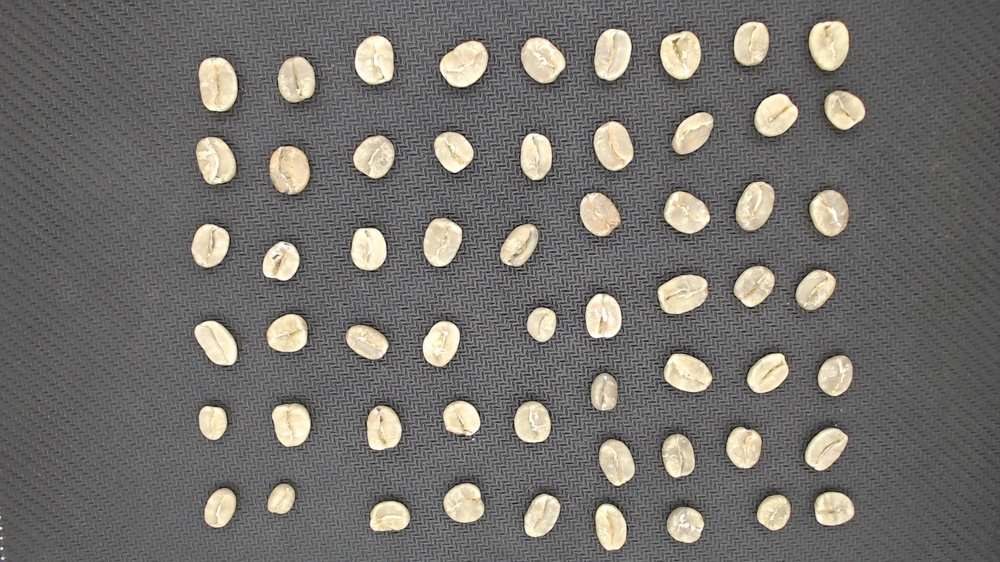
#> input picture images/arabica/JA081.jpg, 1000 x 562 px, shrunk from 1920 x 1080 before the run, found by its file name
$ jupyter execute 01_crop.ipynb
#> lines starting #> are read from the running program, lines starting #| are printed output that depends on the picture
[cell 1]
# IMPORT LIBRARIES
from PIL import Image, ImageDraw, ImageFont
import os

[cell 2]
# IMPORT DATASET
filename = '01-raw/20230117/ARABIKA/JA081.jpg'

[cell 3]
# CROP
def crop(filename):
#> called with filename = '01-raw/20230117/ARABIKA/JA081.jpg'
    im = Image.open(filename)
#> im is the input picture: PIL image 1000x562 RGB; mean R, G, B 114.6, 111.9, 108.3
    w, h = im.size
#> w = 1000; h = 562
    crop = (h, h)
#> crop = (562, 562)
    left = round((im.size[0] - crop[0])/2)
#> left = 219
    top = round((im.size[1] - crop[1])/2)
#> top = 0
    im = im.crop((left, top, crop[0]+left, crop[1] + top))
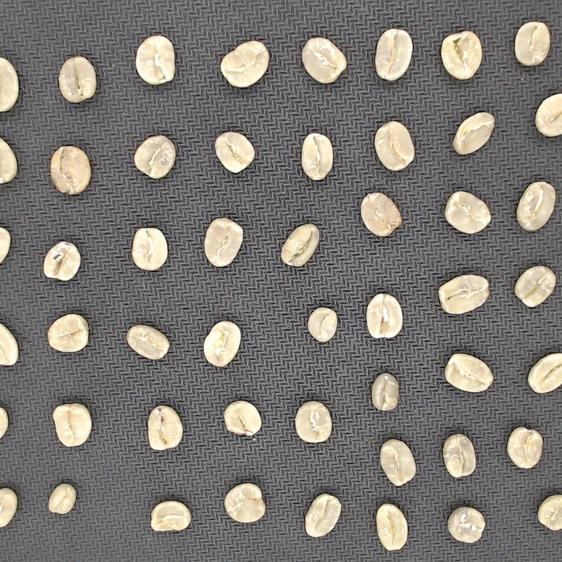
#> im: PIL image 562x562 RGB; mean R, G, B 124.9, 121.3, 116.5

    im.show()

    basename = os.path.basename(filename)
    cropped_filename = os.path.splitext(filename)[0] + '_cropped.png'
    cropped_basename = os.path.basename(cropped_filename)
    cropped_image = im.save(cropped_basename)

    return cropped_image


$ run again, with images/arabica/JA082.jpg copied over images/arabica/JA081.jpg
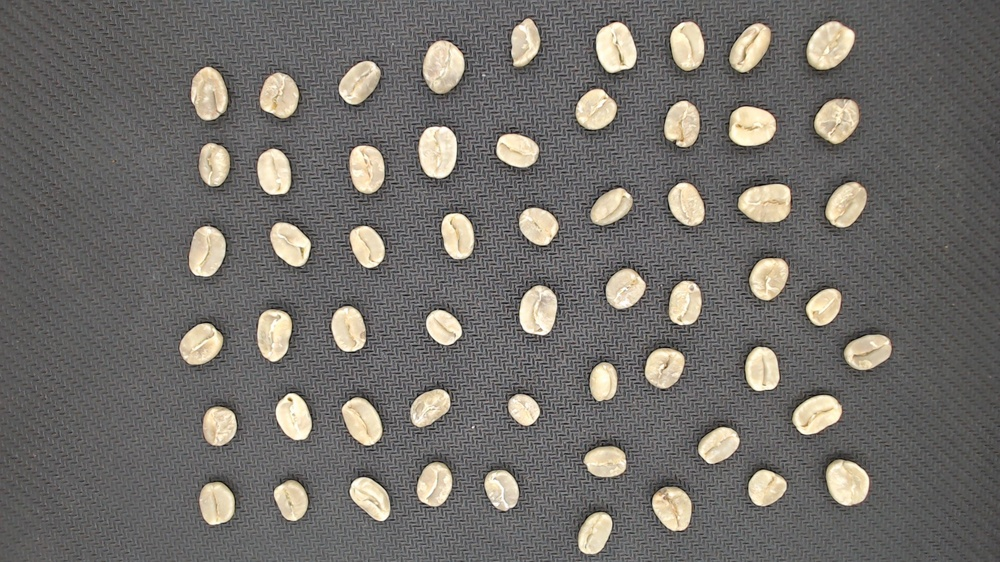
#> input picture images/arabica/JA082.jpg, 1000 x 562 px, shrunk from 1920 x 1080 before the run, found by its file name
#> in crop, im is the input picture: PIL image 1000x562 RGB; mean R, G, B 113.3, 110.2, 106.1
#> in crop, `im = im.crop((left, top, crop[0]+left, crop[1] + top))`:
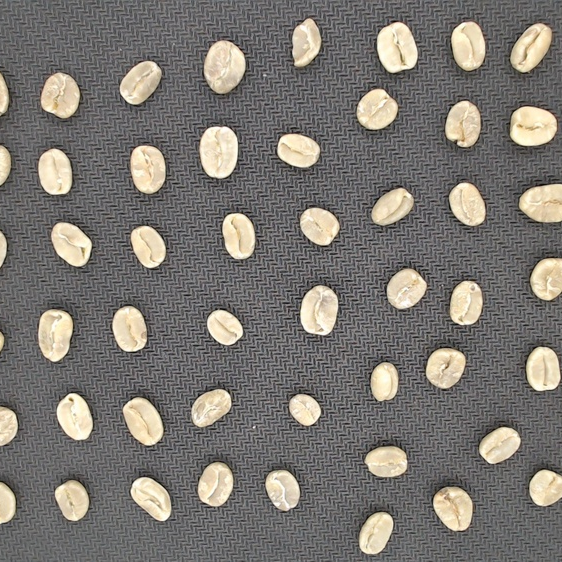
#> im: PIL image 562x562 RGB; mean R, G, B 123, 119.2, 114.1

$ run again, with images/arabica/JA083.jpg copied over images/arabica/JA081.jpg
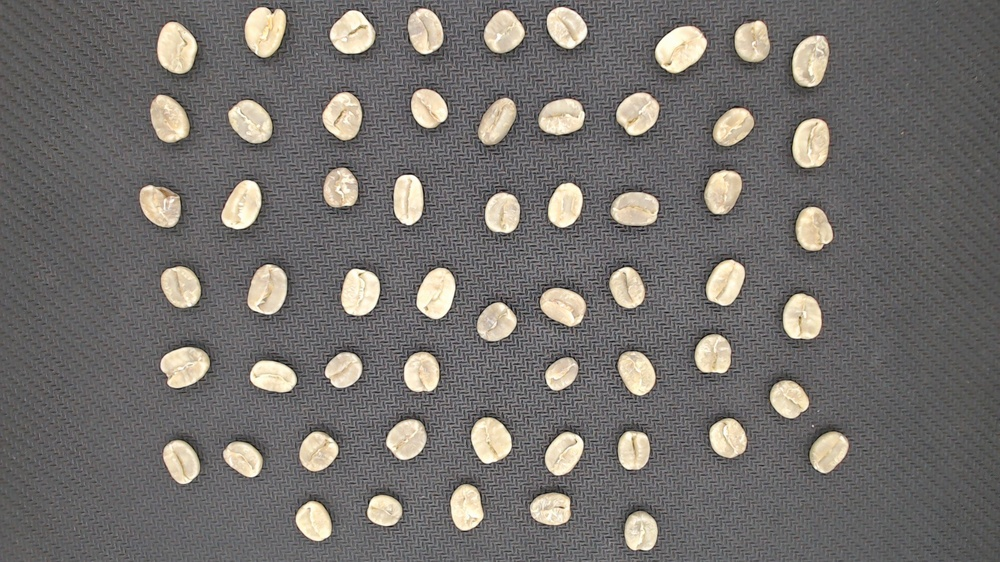
#> input picture images/arabica/JA083.jpg, 1000 x 562 px, shrunk from 1920 x 1080 before the run, found by its file name
#> in crop, im is the input picture: PIL image 1000x562 RGB; mean R, G, B 115.4, 111.9, 108.9
#> in crop, `im = im.crop((left, top, crop[0]+left, crop[1] + top))`:
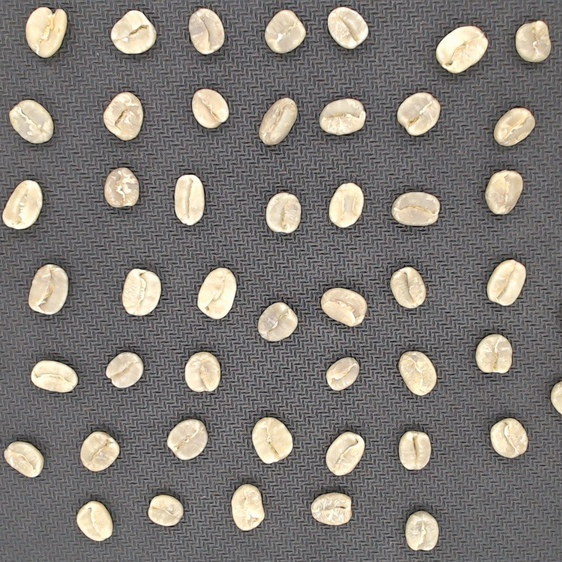
#> im: PIL image 562x562 RGB; mean R, G, B 125.1, 120.7, 116.8

$ run again, with images/arabica/JA091.jpg copied over images/arabica/JA081.jpg
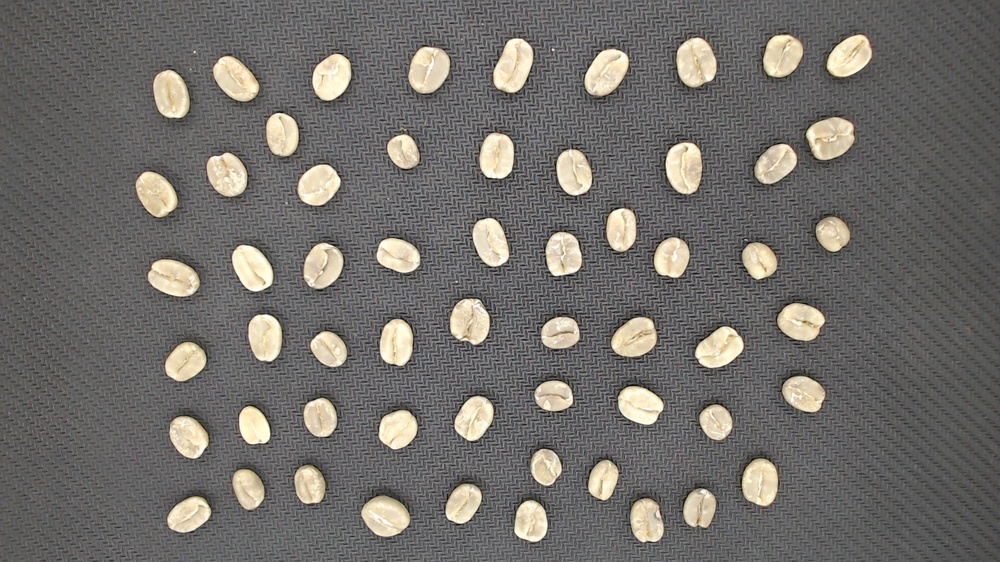
#> input picture images/arabica/JA091.jpg, 1000 x 562 px, shrunk from 1920 x 1080 before the run, found by its file name
#> in crop, im is the input picture: PIL image 1000x562 RGB; mean R, G, B 113.2, 110.3, 106.3
#> in crop, `im = im.crop((left, top, crop[0]+left, crop[1] + top))`:
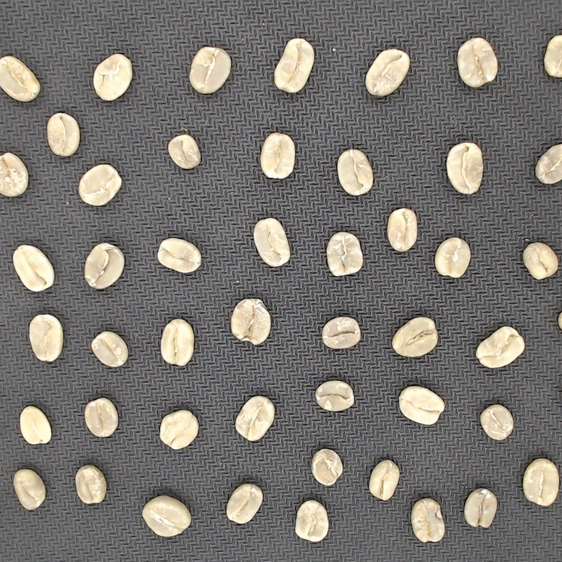
#> im: PIL image 562x562 RGB; mean R, G, B 122.6, 119.1, 114.4
